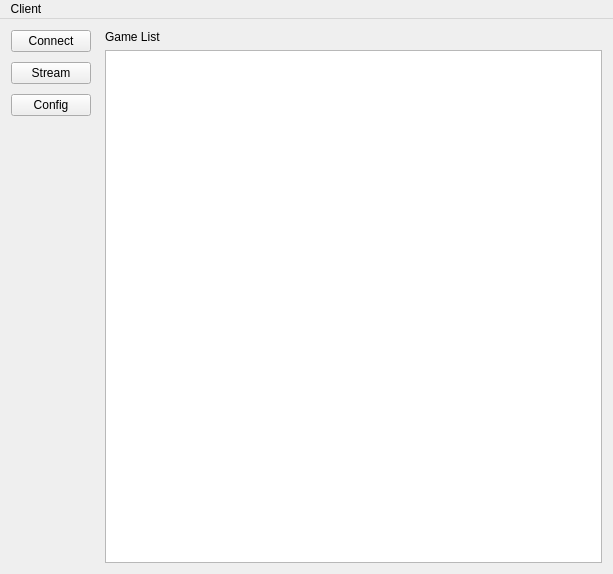
<?xml version="1.0" encoding="UTF-8"?>
<ui version="4.0">
 <class>client</class>
 <widget class="QMainWindow" name="client">
  <property name="geometry">
   <rect>
    <x>0</x>
    <y>0</y>
    <width>613</width>
    <height>574</height>
   </rect>
  </property>
  <property name="windowTitle">
   <string>client</string>
  </property>
  <widget class="QWidget" name="centralWidget">
   <layout class="QHBoxLayout" name="horizontalLayout">
    <item>
     <widget class="QWidget" name="widget" native="true">
      <layout class="QVBoxLayout" name="verticalLayout_2">
       <property name="spacing">
        <number>10</number>
       </property>
       <property name="leftMargin">
        <number>0</number>
       </property>
       <property name="topMargin">
        <number>0</number>
       </property>
       <property name="rightMargin">
        <number>4</number>
       </property>
       <property name="bottomMargin">
        <number>0</number>
       </property>
       <item>
        <widget class="QPushButton" name="connectButton">
         <property name="text">
          <string>Connect</string>
         </property>
        </widget>
       </item>
       <item>
        <widget class="QPushButton" name="streamButton">
         <property name="text">
          <string>Stream</string>
         </property>
        </widget>
       </item>
       <item>
        <widget class="QPushButton" name="configButton">
         <property name="text">
          <string>Config</string>
         </property>
        </widget>
       </item>
       <item>
        <spacer name="verticalSpacer">
         <property name="orientation">
          <enum>Qt::Vertical</enum>
         </property>
         <property name="sizeHint" stdset="0">
          <size>
           <width>20</width>
           <height>424</height>
          </size>
         </property>
        </spacer>
       </item>
      </layout>
     </widget>
    </item>
    <item>
     <widget class="QWidget" name="gameListWidget" native="true">
      <layout class="QVBoxLayout" name="verticalLayout">
       <property name="leftMargin">
        <number>4</number>
       </property>
       <property name="topMargin">
        <number>0</number>
       </property>
       <property name="rightMargin">
        <number>0</number>
       </property>
       <property name="bottomMargin">
        <number>0</number>
       </property>
       <item>
        <widget class="QLabel" name="gameListLabel">
         <property name="text">
          <string>Game List</string>
         </property>
        </widget>
       </item>
       <item>
        <widget class="QListWidget" name="gameList"/>
       </item>
      </layout>
     </widget>
    </item>
   </layout>
  </widget>
  <widget class="QMenuBar" name="menuBar">
   <property name="geometry">
    <rect>
     <x>0</x>
     <y>0</y>
     <width>613</width>
     <height>23</height>
    </rect>
   </property>
   <widget class="QMenu" name="menuClient">
    <property name="title">
     <string>Client</string>
    </property>
    <addaction name="actionQuit"/>
   </widget>
   <addaction name="menuClient"/>
  </widget>
  <action name="actionQuit">
   <property name="checkable">
    <bool>false</bool>
   </property>
   <property name="icon">
    <iconset theme="Tango" resource="icons.qrc">
     <normaloff>:/icons/Tango/scalable/actions/exit.svg</normaloff>:/icons/Tango/scalable/actions/exit.svg</iconset>
   </property>
   <property name="text">
    <string>Quit</string>
   </property>
   <property name="shortcut">
    <string>Ctrl+Q</string>
   </property>
  </action>
 </widget>
 <layoutdefault spacing="6" margin="11"/>
 <resources>
  <include location="icons.qrc"/>
 </resources>
 <connections>
  <connection>
   <sender>actionQuit</sender>
   <signal>triggered()</signal>
   <receiver>client</receiver>
   <slot>close()</slot>
   <hints>
    <hint type="sourcelabel">
     <x>-1</x>
     <y>-1</y>
    </hint>
    <hint type="destinationlabel">
     <x>306</x>
     <y>286</y>
    </hint>
   </hints>
  </connection>
 </connections>
</ui>
